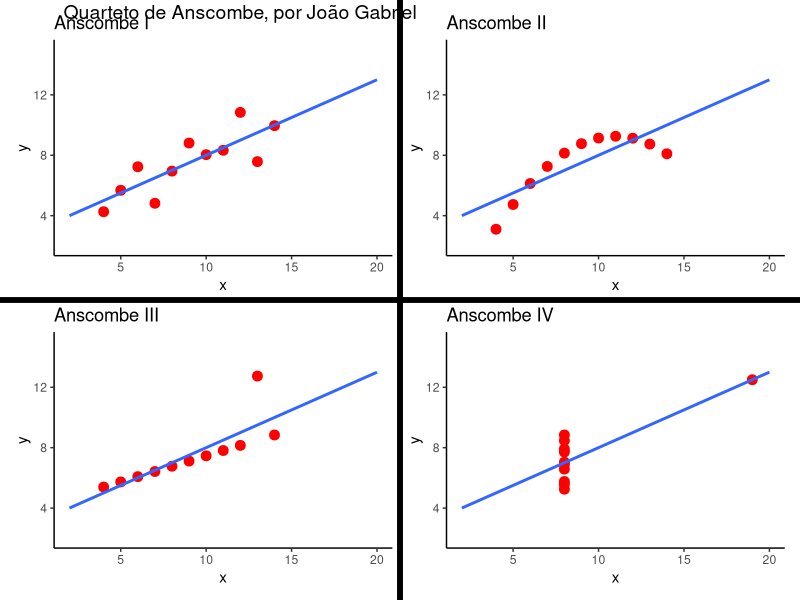

The R source for this figure:
library(ggplot2)
library(tidyverse)
library(cowplot)

# primeira tabela
g1 <- data.frame(x = c(10, 8, 13, 9, 11, 14, 6, 4, 12, 7, 5),
                y = c(8.04, 6.95, 7.58, 8.81, 8.33, 9.96, 7.24, 4.26, 10.84, 4.82, 5.68))

# segunda tabela
g2 <- data.frame(x = c(10, 8, 13, 9, 11, 14, 6, 4, 12, 7, 5),
                y = c(9.14, 8.14, 8.74, 8.77, 9.26, 8.10, 6.13, 3.10, 9.13, 7.26, 4.74))

# terceira tabela
g3 <- data.frame(x = c(10, 8, 13, 9, 11, 14, 6, 4, 12, 7, 5),
                y = c(7.46, 6.77, 12.74, 7.11, 7.81, 8.84, 6.08, 5.39, 8.15, 6.42, 5.73))

# quarta tabela
g4 <- data.frame(x = c(8, 8, 8, 8, 8, 8, 8, 19, 8, 8, 8),
                y = c(6.58, 5.76, 7.71, 8.84, 8.47, 7.04, 5.25, 12.50, 5.56, 7.91, 6.89))

View(g1)
View(g2)
View(g3)
View(g4)

# G1
mean(g1$y)
var(g1$y)
cor(g1$x, g1$y)

#G2
mean(g2$y)
var(g2$y)
cor(g2$x, g2$y)

#G3
mean(g3$y)
var(g3$y)
cor(g3$x, g3$y)

#G4
mean(g4$y)
var(g4$y)
cor(g4$x, g4$y)



plot1 <- ggplot(g1, aes(x, y)) +
  geom_point(size=3, color="red") +
  geom_smooth(method = "lm", se = FALSE, fullrange = TRUE) +
  labs(title = "Anscombe I") +
  xlim(2, 20) +
  ylim(2, 15) +
  theme_classic() +
  theme(panel.background = element_rect(fill = "white"),
        panel.grid.major = element_blank(),
        panel.grid.minor = element_blank())

plot2 <- ggplot(g2, aes(x, y)) +
  geom_point(size=3, color="red") +
  geom_smooth(method = "lm", se = FALSE, fullrange = TRUE) +
  labs(title = "Anscombe II") +
  xlim(2, 20) +
  ylim(2, 15) +
  theme_classic() +
  theme(panel.background = element_rect(fill = "white"),
        panel.grid.major = element_blank(),
        panel.grid.minor = element_blank())

plot3 <- ggplot(g3, aes(x, y)) +
  geom_point(size=3, color="red") +
  geom_smooth(method = "lm", se = FALSE, fullrange = TRUE) +
  labs(title = "Anscombe III") +
  xlim(2, 20) +
  ylim(2, 15) +
  theme_classic() +
  theme(panel.background = element_rect(fill = "white"),
        panel.grid.major = element_blank(),
        panel.grid.minor = element_blank())

plot4 <- ggplot(g4, aes(x, y)) +
  geom_point(size=3, color="red") +
  geom_smooth(method = "lm", se = FALSE, fullrange = TRUE) +
  labs(title = "Anscombe IV") +
  xlim(2, 20) +
  ylim(2, 15) +
  theme_classic() +
  theme(panel.background = element_rect(fill = "white"),
        panel.grid.major = element_blank(),
        panel.grid.minor = element_blank())

library(patchwork)
plot_all <- plot1 + plot2 + plot3 + plot4

plot_all <- ggdraw(plot_all) +
  draw_line(x= c(0.5, 0.5), y=c(1, 0), color="black", size=2) +
  draw_line(x= c(1, 0), y=c(0.5, 0.5), color="black", size=2) +
  draw_text("Quarteto de Anscombe, por João Gabriel", x=0.3, y=0.98, size=14)


ggsave("anscombe_plots.png", plot_all, width = 16, height = 8, units = "in")
